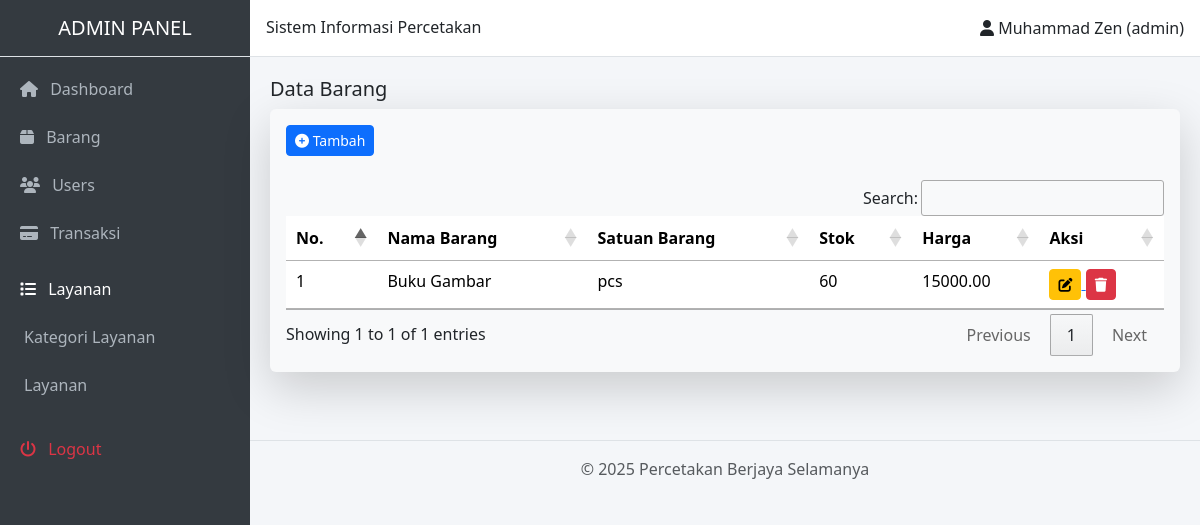
Page /index.php?halaman=barang (signed in) on the committed database.
### tables this page shows
CREATE TABLE `barang`  (
  `id_barang` int NOT NULL AUTO_INCREMENT,
  `nama_barang` varchar(100) NULL DEFAULT NULL,
  `satuan` varchar(20) NULL DEFAULT NULL,
  `stok` int NULL DEFAULT NULL,
  `harga` decimal(10, 2) NULL DEFAULT NULL,
  PRIMARY KEY (`id_barang`) USING BTREE
);

### menu/barang/barang.php (the view, shortened to what this page needs)
<?php
$koneksi = mysqli_connect('localhost', 'root', '', 'db_percetakan');
$hasil= mysqli_query($koneksi,"select * from barang;");
?>
<h5 class="judul-form">Data Barang</h5>
<div class="shadow-lg p-3 mb-5 bg-body-tertiary rounded">
  <a href="http://localhost/percetakan/index.php?halaman=tambah_barang"><button class="btn btn-primary btn-sm mb-4"><i class="fa fa-plus-circle"></i> Tambah</button></a>
  <table id="tabelUsers" class="table table-hover">
    <thead>
      <th>No.</th>
      <th>Nama Barang</th>
      <th>Satuan Barang</th>
      <th>Stok</th>
      <th>Harga</th>
      <th>Aksi</th>
    </thead>
    <tbody>
      <?php
      $no=1;
      while ($row= mysqli_fetch_array($hasil)) {
      ?>
      <tr>
      <td><?=$no?></td>
      <td><?=$row['nama_barang']?></td>
      <td><?=$row['satuan']?></td>
      <td><?=$row['stok']?></td>
      <td><?=$row['harga']?></td>
      <td>
        <a href="http://localhost/percetakan/index.php?halaman=edit_barang&id_brg=<?=$row['id_barang']?>">
          <button class="btn btn-sm btn-warning"><i class="fa fa-edit"></i></button>
        </a>
        <button class="btn btn-sm btn-danger" onclick="hapusData(<?= $row['id_barang']; ?>)">
            <i class="fa fa-trash"></i>
        </button>
      </td>
      </tr>
      <?php
      $no++;
      }
      ?>
    </tbody>
  </table>
</div>

### index.php (style rules this page uses)
body { background-color: #f4f6f9; }

### rows in the picture
barang: nama_barang "Buku Gambar", satuan "pcs", stok "60", harga "15000.00"

### other values in the picture
$_SESSION['user']['nama'] "Muhammad Zen"
$_SESSION['user']['role'] "admin"
